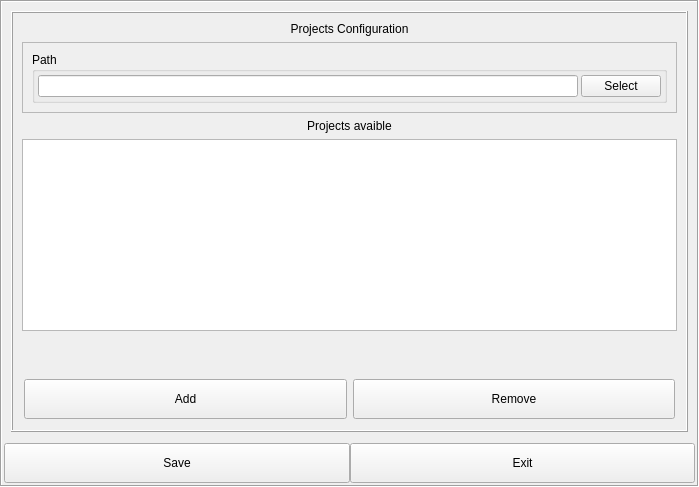
<?xml version="1.0" encoding="UTF-8"?>
<ui version="4.0">
 <class>ConfigurationsWidget</class>
 <widget class="QWidget" name="ConfigurationsWidget">
  <property name="geometry">
   <rect>
    <x>0</x>
    <y>0</y>
    <width>699</width>
    <height>482</height>
   </rect>
  </property>
  <property name="sizePolicy">
   <sizepolicy hsizetype="Maximum" vsizetype="Minimum">
    <horstretch>0</horstretch>
    <verstretch>0</verstretch>
   </sizepolicy>
  </property>
  <property name="windowTitle">
   <string>Form</string>
  </property>
  <property name="windowOpacity">
   <double>0.000000000000000</double>
  </property>
  <layout class="QVBoxLayout" name="verticalLayout">
   <property name="spacing">
    <number>0</number>
   </property>
   <property name="sizeConstraint">
    <enum>QLayout::SetDefaultConstraint</enum>
   </property>
   <property name="leftMargin">
    <number>0</number>
   </property>
   <property name="topMargin">
    <number>0</number>
   </property>
   <property name="rightMargin">
    <number>0</number>
   </property>
   <property name="bottomMargin">
    <number>0</number>
   </property>
   <item>
    <widget class="QFrame" name="centralframe">
     <property name="sizePolicy">
      <sizepolicy hsizetype="Minimum" vsizetype="MinimumExpanding">
       <horstretch>0</horstretch>
       <verstretch>0</verstretch>
      </sizepolicy>
     </property>
     <property name="frameShape">
      <enum>QFrame::Box</enum>
     </property>
     <property name="frameShadow">
      <enum>QFrame::Sunken</enum>
     </property>
     <layout class="QVBoxLayout" name="verticalLayout_2">
      <property name="spacing">
       <number>0</number>
      </property>
      <property name="sizeConstraint">
       <enum>QLayout::SetDefaultConstraint</enum>
      </property>
      <property name="leftMargin">
       <number>0</number>
      </property>
      <property name="topMargin">
       <number>0</number>
      </property>
      <property name="rightMargin">
       <number>0</number>
      </property>
      <property name="bottomMargin">
       <number>0</number>
      </property>
      <item>
       <widget class="SlidingStackedWidget" name="stackedWidget">
        <property name="sizePolicy">
         <sizepolicy hsizetype="Minimum" vsizetype="Minimum">
          <horstretch>0</horstretch>
          <verstretch>0</verstretch>
         </sizepolicy>
        </property>
        <property name="frameShape">
         <enum>QFrame::NoFrame</enum>
        </property>
        <property name="currentIndex">
         <number>1</number>
        </property>
        <widget class="SlideWidget" name="HardwarePage">
         <property name="sizePolicy">
          <sizepolicy hsizetype="Preferred" vsizetype="Minimum">
           <horstretch>0</horstretch>
           <verstretch>0</verstretch>
          </sizepolicy>
         </property>
         <layout class="QVBoxLayout" name="verticalLayout_9">
          <item>
           <widget class="QFrame" name="configframe3">
            <property name="frameShape">
             <enum>QFrame::StyledPanel</enum>
            </property>
            <property name="frameShadow">
             <enum>QFrame::Raised</enum>
            </property>
            <layout class="QVBoxLayout" name="verticalLayout_12">
             <item>
              <widget class="QLabel" name="label_3">
               <property name="text">
                <string>Hardware Configurations</string>
               </property>
               <property name="alignment">
                <set>Qt::AlignCenter</set>
               </property>
              </widget>
             </item>
             <item>
              <widget class="SlidingStackedWidget" name="CamerasStackedWidget">
               <property name="sizePolicy">
                <sizepolicy hsizetype="Preferred" vsizetype="Minimum">
                 <horstretch>0</horstretch>
                 <verstretch>0</verstretch>
                </sizepolicy>
               </property>
               <property name="minimumSize">
                <size>
                 <width>0</width>
                 <height>0</height>
                </size>
               </property>
               <property name="frameShape">
                <enum>QFrame::NoFrame</enum>
               </property>
               <property name="currentIndex">
                <number>0</number>
               </property>
               <widget class="SlideWidget" name="page">
                <layout class="QVBoxLayout" name="verticalLayout_10">
                 <item>
                  <widget class="QFrame" name="Camerasframe">
                   <property name="frameShape">
                    <enum>QFrame::Box</enum>
                   </property>
                   <property name="frameShadow">
                    <enum>QFrame::Sunken</enum>
                   </property>
                   <layout class="QFormLayout" name="formLayout_2">
                    <property name="fieldGrowthPolicy">
                     <enum>QFormLayout::AllNonFixedFieldsGrow</enum>
                    </property>
                    <item row="0" column="1">
                     <widget class="QLabel" name="label_4">
                      <property name="sizePolicy">
                       <sizepolicy hsizetype="Preferred" vsizetype="Fixed">
                        <horstretch>0</horstretch>
                        <verstretch>0</verstretch>
                       </sizepolicy>
                      </property>
                      <property name="text">
                       <string>IDS Cameras</string>
                      </property>
                      <property name="alignment">
                       <set>Qt::AlignCenter</set>
                      </property>
                     </widget>
                    </item>
                    <item row="1" column="1">
                     <widget class="QFrame" name="frame_2">
                      <property name="frameShape">
                       <enum>QFrame::StyledPanel</enum>
                      </property>
                      <property name="frameShadow">
                       <enum>QFrame::Raised</enum>
                      </property>
                      <layout class="QHBoxLayout" name="horizontalLayout_6">
                       <property name="spacing">
                        <number>2</number>
                       </property>
                       <property name="leftMargin">
                        <number>2</number>
                       </property>
                       <property name="topMargin">
                        <number>2</number>
                       </property>
                       <property name="rightMargin">
                        <number>2</number>
                       </property>
                       <property name="bottomMargin">
                        <number>2</number>
                       </property>
                       <item>
                        <widget class="QComboBox" name="combo_idscameras">
                         <property name="sizePolicy">
                          <sizepolicy hsizetype="Preferred" vsizetype="MinimumExpanding">
                           <horstretch>0</horstretch>
                           <verstretch>0</verstretch>
                          </sizepolicy>
                         </property>
                         <property name="styleSheet">
                          <string notr="true"/>
                         </property>
                        </widget>
                       </item>
                       <item>
                        <widget class="QPushButton" name="bt_idscameras_refresh">
                         <property name="maximumSize">
                          <size>
                           <width>100</width>
                           <height>16777215</height>
                          </size>
                         </property>
                         <property name="text">
                          <string>Refresh</string>
                         </property>
                        </widget>
                       </item>
                       <item>
                        <widget class="QCheckBox" name="check_morecameraoptions">
                         <property name="text">
                          <string>CheckBox</string>
                         </property>
                        </widget>
                       </item>
                      </layout>
                     </widget>
                    </item>
                    <item row="3" column="1">
                     <widget class="KPPFrame" name="frame_ids_more">
                      <property name="sizePolicy">
                       <sizepolicy hsizetype="Preferred" vsizetype="Expanding">
                        <horstretch>0</horstretch>
                        <verstretch>0</verstretch>
                       </sizepolicy>
                      </property>
                      <property name="minimumSize">
                       <size>
                        <width>0</width>
                        <height>0</height>
                       </size>
                      </property>
                      <property name="frameShape">
                       <enum>QFrame::Box</enum>
                      </property>
                      <property name="frameShadow">
                       <enum>QFrame::Plain</enum>
                      </property>
                      <layout class="QVBoxLayout" name="verticalLayout_11">
                       <property name="sizeConstraint">
                        <enum>QLayout::SetDefaultConstraint</enum>
                       </property>
                       <item>
                        <layout class="QHBoxLayout" name="horizontalLayout_5">
                         <item>
                          <widget class="QPushButton" name="bt_initializecam">
                           <property name="sizePolicy">
                            <sizepolicy hsizetype="Expanding" vsizetype="Preferred">
                             <horstretch>0</horstretch>
                             <verstretch>0</verstretch>
                            </sizepolicy>
                           </property>
                           <property name="text">
                            <string>Start Camera</string>
                           </property>
                           <property name="checkable">
                            <bool>true</bool>
                           </property>
                           <property name="checked">
                            <bool>false</bool>
                           </property>
                          </widget>
                         </item>
                         <item>
                          <widget class="KPPPushbutton" name="bt_cont_capture">
                           <property name="sizePolicy">
                            <sizepolicy hsizetype="Expanding" vsizetype="Preferred">
                             <horstretch>0</horstretch>
                             <verstretch>0</verstretch>
                            </sizepolicy>
                           </property>
                           <property name="text">
                            <string>Start Continuous  Capture</string>
                           </property>
                           <property name="checkable">
                            <bool>true</bool>
                           </property>
                          </widget>
                         </item>
                         <item>
                          <widget class="KPPPushbutton" name="bt_snap">
                           <property name="enabled">
                            <bool>true</bool>
                           </property>
                           <property name="sizePolicy">
                            <sizepolicy hsizetype="Expanding" vsizetype="Preferred">
                             <horstretch>0</horstretch>
                             <verstretch>0</verstretch>
                            </sizepolicy>
                           </property>
                           <property name="text">
                            <string>Snap Image</string>
                           </property>
                           <property name="checkable">
                            <bool>true</bool>
                           </property>
                          </widget>
                         </item>
                        </layout>
                       </item>
                       <item>
                        <widget class="QGraphicsView" name="graphicsView">
                         <property name="sizePolicy">
                          <sizepolicy hsizetype="Expanding" vsizetype="Expanding">
                           <horstretch>0</horstretch>
                           <verstretch>0</verstretch>
                          </sizepolicy>
                         </property>
                         <property name="minimumSize">
                          <size>
                           <width>0</width>
                           <height>0</height>
                          </size>
                         </property>
                         <property name="sizeAdjustPolicy">
                          <enum>QAbstractScrollArea::AdjustToContents</enum>
                         </property>
                        </widget>
                       </item>
                       <item>
                        <widget class="QFrame" name="tempframe">
                         <property name="sizePolicy">
                          <sizepolicy hsizetype="Preferred" vsizetype="Preferred">
                           <horstretch>0</horstretch>
                           <verstretch>0</verstretch>
                          </sizepolicy>
                         </property>
                         <property name="frameShape">
                          <enum>QFrame::Box</enum>
                         </property>
                         <property name="frameShadow">
                          <enum>QFrame::Raised</enum>
                         </property>
                         <layout class="QVBoxLayout" name="verticalLayout_14">
                          <property name="spacing">
                           <number>1</number>
                          </property>
                          <property name="leftMargin">
                           <number>1</number>
                          </property>
                          <property name="topMargin">
                           <number>1</number>
                          </property>
                          <property name="rightMargin">
                           <number>1</number>
                          </property>
                          <property name="bottomMargin">
                           <number>1</number>
                          </property>
                          <item>
                           <layout class="QVBoxLayout" name="verticalLayout_13">
                            <property name="spacing">
                             <number>1</number>
                            </property>
                            <property name="leftMargin">
                             <number>1</number>
                            </property>
                            <property name="topMargin">
                             <number>1</number>
                            </property>
                            <property name="rightMargin">
                             <number>1</number>
                            </property>
                            <property name="bottomMargin">
                             <number>1</number>
                            </property>
                           </layout>
                          </item>
                         </layout>
                        </widget>
                       </item>
                      </layout>
                     </widget>
                    </item>
                   </layout>
                  </widget>
                 </item>
                </layout>
               </widget>
               <widget class="QWidget" name="page_2"/>
              </widget>
             </item>
            </layout>
           </widget>
          </item>
         </layout>
        </widget>
        <widget class="SlideWidget" name="mainpage">
         <property name="sizePolicy">
          <sizepolicy hsizetype="Minimum" vsizetype="Minimum">
           <horstretch>0</horstretch>
           <verstretch>0</verstretch>
          </sizepolicy>
         </property>
         <layout class="QVBoxLayout" name="verticalLayout_3">
          <item>
           <widget class="QFrame" name="configframe1">
            <property name="sizePolicy">
             <sizepolicy hsizetype="Expanding" vsizetype="Expanding">
              <horstretch>0</horstretch>
              <verstretch>0</verstretch>
             </sizepolicy>
            </property>
            <property name="frameShape">
             <enum>QFrame::Box</enum>
            </property>
            <property name="frameShadow">
             <enum>QFrame::Raised</enum>
            </property>
            <layout class="QVBoxLayout" name="verticalLayout_7">
             <property name="sizeConstraint">
              <enum>QLayout::SetDefaultConstraint</enum>
             </property>
             <item>
              <widget class="QLabel" name="label">
               <property name="text">
                <string>Projects Configuration</string>
               </property>
               <property name="alignment">
                <set>Qt::AlignCenter</set>
               </property>
              </widget>
             </item>
             <item>
              <widget class="QFrame" name="file_browser_frame">
               <property name="frameShape">
                <enum>QFrame::StyledPanel</enum>
               </property>
               <property name="frameShadow">
                <enum>QFrame::Raised</enum>
               </property>
               <layout class="QVBoxLayout" name="verticalLayout_8">
                <property name="spacing">
                 <number>2</number>
                </property>
                <item>
                 <widget class="QGroupBox" name="groupbox_nobackcolor1">
                  <property name="title">
                   <string>Path</string>
                  </property>
                  <layout class="QVBoxLayout" name="verticalLayout_6">
                   <property name="spacing">
                    <number>3</number>
                   </property>
                   <property name="leftMargin">
                    <number>3</number>
                   </property>
                   <property name="topMargin">
                    <number>3</number>
                   </property>
                   <property name="rightMargin">
                    <number>3</number>
                   </property>
                   <property name="bottomMargin">
                    <number>3</number>
                   </property>
                   <item>
                    <layout class="QHBoxLayout" name="horizontalLayout">
                     <item>
                      <widget class="QLineEdit" name="edit_projsloc"/>
                     </item>
                     <item>
                      <widget class="QPushButton" name="bt_select">
                       <property name="text">
                        <string>Select</string>
                       </property>
                      </widget>
                     </item>
                    </layout>
                   </item>
                  </layout>
                 </widget>
                </item>
               </layout>
              </widget>
             </item>
             <item>
              <widget class="QLabel" name="label_2">
               <property name="text">
                <string>Projects avaible</string>
               </property>
               <property name="alignment">
                <set>Qt::AlignCenter</set>
               </property>
              </widget>
             </item>
             <item>
              <widget class="KPPAdjustableListView" name="list_projects">
               <property name="sizePolicy">
                <sizepolicy hsizetype="Preferred" vsizetype="Preferred">
                 <horstretch>0</horstretch>
                 <verstretch>0</verstretch>
                </sizepolicy>
               </property>
               <property name="verticalScrollBarPolicy">
                <enum>Qt::ScrollBarAlwaysOff</enum>
               </property>
               <property name="horizontalScrollBarPolicy">
                <enum>Qt::ScrollBarAlwaysOff</enum>
               </property>
               <property name="sizeAdjustPolicy">
                <enum>QAbstractScrollArea::AdjustIgnored</enum>
               </property>
               <property name="movement">
                <enum>QListView::Static</enum>
               </property>
               <property name="resizeMode">
                <enum>QListView::Adjust</enum>
               </property>
               <property name="viewMode">
                <enum>QListView::ListMode</enum>
               </property>
               <property name="uniformItemSizes">
                <bool>true</bool>
               </property>
               <property name="selectionRectVisible">
                <bool>true</bool>
               </property>
              </widget>
             </item>
             <item>
              <spacer name="verticalSpacer">
               <property name="orientation">
                <enum>Qt::Vertical</enum>
               </property>
               <property name="sizeHint" stdset="0">
                <size>
                 <width>20</width>
                 <height>40</height>
                </size>
               </property>
              </spacer>
             </item>
             <item>
              <layout class="QHBoxLayout" name="horizontalLayout_3">
               <property name="leftMargin">
                <number>2</number>
               </property>
               <property name="topMargin">
                <number>2</number>
               </property>
               <property name="rightMargin">
                <number>2</number>
               </property>
               <property name="bottomMargin">
                <number>2</number>
               </property>
               <item>
                <widget class="QPushButton" name="bt_addproj">
                 <property name="sizePolicy">
                  <sizepolicy hsizetype="Expanding" vsizetype="Minimum">
                   <horstretch>0</horstretch>
                   <verstretch>0</verstretch>
                  </sizepolicy>
                 </property>
                 <property name="minimumSize">
                  <size>
                   <width>0</width>
                   <height>40</height>
                  </size>
                 </property>
                 <property name="text">
                  <string>Add</string>
                 </property>
                </widget>
               </item>
               <item>
                <widget class="KPPPushbutton" name="bt_removeproj">
                 <property name="enabled">
                  <bool>true</bool>
                 </property>
                 <property name="sizePolicy">
                  <sizepolicy hsizetype="Expanding" vsizetype="Minimum">
                   <horstretch>0</horstretch>
                   <verstretch>0</verstretch>
                  </sizepolicy>
                 </property>
                 <property name="minimumSize">
                  <size>
                   <width>0</width>
                   <height>40</height>
                  </size>
                 </property>
                 <property name="text">
                  <string>Remove</string>
                 </property>
                </widget>
               </item>
              </layout>
             </item>
            </layout>
           </widget>
          </item>
         </layout>
        </widget>
        <widget class="SlideWidget" name="inspectionspage">
         <layout class="QVBoxLayout" name="verticalLayout_4">
          <item>
           <widget class="QFrame" name="configframe2">
            <property name="sizePolicy">
             <sizepolicy hsizetype="Minimum" vsizetype="Expanding">
              <horstretch>0</horstretch>
              <verstretch>0</verstretch>
             </sizepolicy>
            </property>
            <property name="frameShape">
             <enum>QFrame::Box</enum>
            </property>
            <property name="frameShadow">
             <enum>QFrame::Raised</enum>
            </property>
            <layout class="QVBoxLayout" name="verticalLayout_5">
             <item>
              <widget class="QLabel" name="lbl_projname">
               <property name="frameShape">
                <enum>QFrame::NoFrame</enum>
               </property>
               <property name="frameShadow">
                <enum>QFrame::Plain</enum>
               </property>
               <property name="text">
                <string>No project</string>
               </property>
               <property name="alignment">
                <set>Qt::AlignCenter</set>
               </property>
              </widget>
             </item>
             <item>
              <layout class="QGridLayout" name="gridLayout_2">
               <item row="0" column="1">
                <widget class="QFrame" name="frame_3">
                 <property name="frameShape">
                  <enum>QFrame::StyledPanel</enum>
                 </property>
                 <property name="frameShadow">
                  <enum>QFrame::Raised</enum>
                 </property>
                </widget>
               </item>
               <item row="0" column="0">
                <widget class="QFrame" name="frame">
                 <property name="sizePolicy">
                  <sizepolicy hsizetype="Expanding" vsizetype="Maximum">
                   <horstretch>0</horstretch>
                   <verstretch>0</verstretch>
                  </sizepolicy>
                 </property>
                 <property name="frameShape">
                  <enum>QFrame::Box</enum>
                 </property>
                 <property name="frameShadow">
                  <enum>QFrame::Raised</enum>
                 </property>
                 <layout class="QVBoxLayout" name="verticalLayout_15">
                  <item>
                   <widget class="QLabel" name="label_5">
                    <property name="sizePolicy">
                     <sizepolicy hsizetype="Preferred" vsizetype="Fixed">
                      <horstretch>0</horstretch>
                      <verstretch>0</verstretch>
                     </sizepolicy>
                    </property>
                    <property name="text">
                     <string>Inspections List</string>
                    </property>
                    <property name="alignment">
                     <set>Qt::AlignCenter</set>
                    </property>
                   </widget>
                  </item>
                  <item>
                   <widget class="KPPAdjustableListView" name="list_inspections">
                    <property name="sizePolicy">
                     <sizepolicy hsizetype="Expanding" vsizetype="Maximum">
                      <horstretch>0</horstretch>
                      <verstretch>0</verstretch>
                     </sizepolicy>
                    </property>
                    <property name="resizeMode">
                     <enum>QListView::Adjust</enum>
                    </property>
                   </widget>
                  </item>
                 </layout>
                </widget>
               </item>
               <item row="1" column="0">
                <layout class="QHBoxLayout" name="horizontalLayout_7">
                 <property name="spacing">
                  <number>2</number>
                 </property>
                 <item>
                  <widget class="QPushButton" name="bt_addinsp">
                   <property name="text">
                    <string>Add Inspection</string>
                   </property>
                  </widget>
                 </item>
                 <item>
                  <widget class="KPPPushbutton" name="bt_removeinsp">
                   <property name="text">
                    <string>Remove Inspection</string>
                   </property>
                  </widget>
                 </item>
                </layout>
               </item>
              </layout>
             </item>
             <item>
              <spacer name="verticalSpacer_2">
               <property name="orientation">
                <enum>Qt::Vertical</enum>
               </property>
               <property name="sizeHint" stdset="0">
                <size>
                 <width>20</width>
                 <height>40</height>
                </size>
               </property>
              </spacer>
             </item>
            </layout>
           </widget>
          </item>
         </layout>
        </widget>
       </widget>
      </item>
      <item>
       <layout class="QHBoxLayout" name="horizontalLayout_2">
        <property name="sizeConstraint">
         <enum>QLayout::SetDefaultConstraint</enum>
        </property>
        <property name="leftMargin">
         <number>2</number>
        </property>
        <property name="topMargin">
         <number>2</number>
        </property>
        <property name="rightMargin">
         <number>2</number>
        </property>
        <property name="bottomMargin">
         <number>2</number>
        </property>
        <item>
         <widget class="QPushButton" name="bt_save_settings">
          <property name="minimumSize">
           <size>
            <width>0</width>
            <height>40</height>
           </size>
          </property>
          <property name="text">
           <string>Save</string>
          </property>
         </widget>
        </item>
        <item>
         <widget class="QPushButton" name="bt_exit">
          <property name="sizePolicy">
           <sizepolicy hsizetype="Preferred" vsizetype="Preferred">
            <horstretch>0</horstretch>
            <verstretch>0</verstretch>
           </sizepolicy>
          </property>
          <property name="minimumSize">
           <size>
            <width>0</width>
            <height>40</height>
           </size>
          </property>
          <property name="text">
           <string>Exit</string>
          </property>
         </widget>
        </item>
       </layout>
      </item>
     </layout>
    </widget>
   </item>
  </layout>
 </widget>
 <customwidgets>
  <customwidget>
   <class>SlidingStackedWidget</class>
   <extends>QStackedWidget</extends>
   <header>slidingstackedwidget.h</header>
   <container>1</container>
  </customwidget>
  <customwidget>
   <class>SlideWidget</class>
   <extends>QWidget</extends>
   <header>slidewidget.h</header>
   <container>1</container>
  </customwidget>
  <customwidget>
   <class>KPPAdjustableListView</class>
   <extends>QListView</extends>
   <header>kppadjustablelistview.h</header>
  </customwidget>
  <customwidget>
   <class>KPPPushbutton</class>
   <extends>QPushButton</extends>
   <header>kpppushbutton.h</header>
  </customwidget>
  <customwidget>
   <class>KPPFrame</class>
   <extends>QFrame</extends>
   <header>kppframe.h</header>
   <container>1</container>
  </customwidget>
 </customwidgets>
 <resources/>
 <connections/>
</ui>
